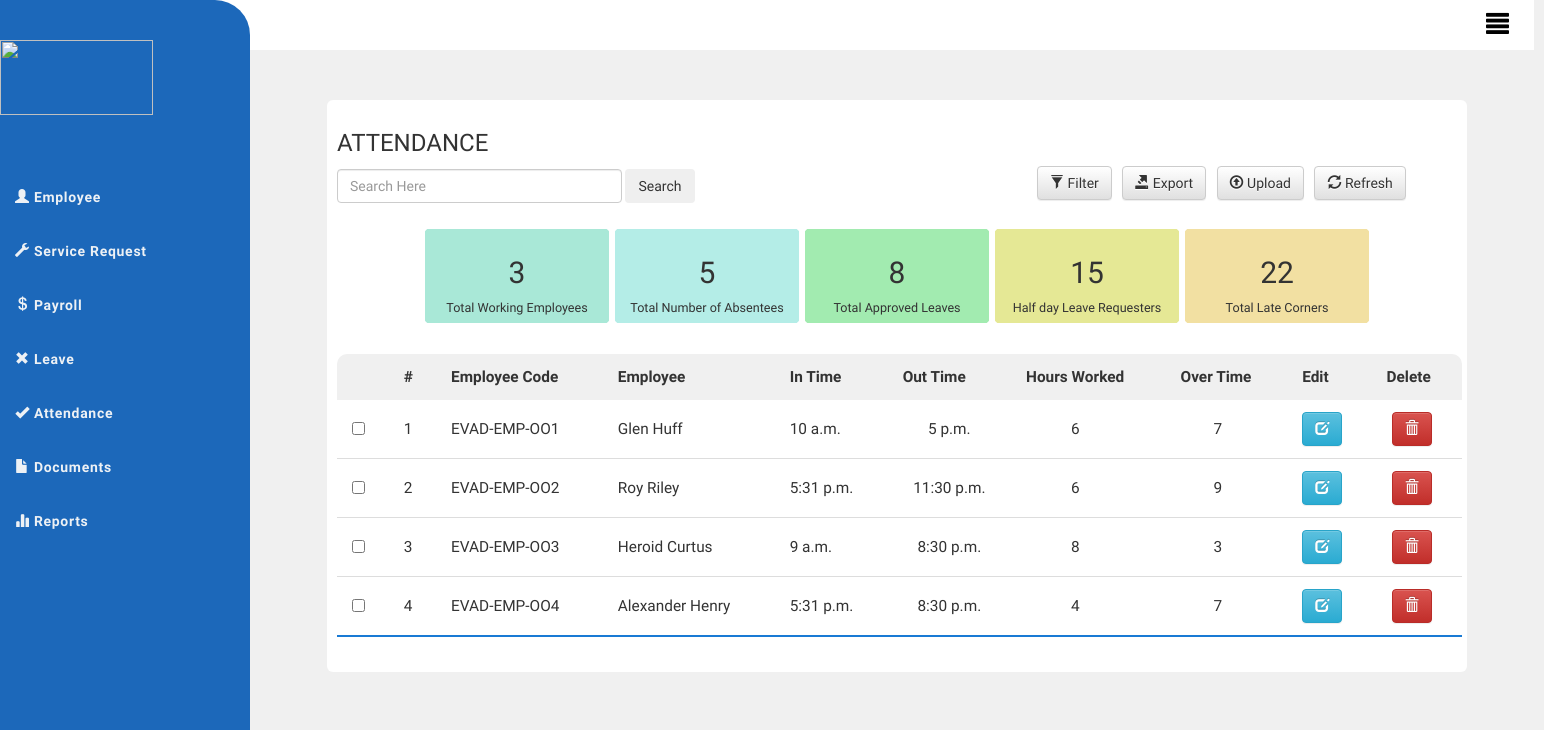
/Attendance/, run on the app's committed database.
### att_manager/models.py (models this page shows, shortened)
class Attendance(models.Model):
    employee_name = models.CharField(max_length=20)
    employee_code = models.CharField(max_length=30)
    in_time = models.TimeField()
    out_time = models.TimeField()
    hours_worked = models.IntegerField()
    over_time = models.IntegerField()

### att_manager/views.py (the view)
class AttendanceView(CreateView,ListView):
    template_name = 'att_manager/attendance_list.html'
    model = Attendance
    context_object_name = 'attendance'
    form_class = AttendanceForm
    def get_queryset(self):
        attendance = Attendance.objects.all()
        query = self.request.GET.get('name')
        print(query)
        if query:
            attendance = attendance.filter(Q(employee_name__icontains=query) | Q(employee_code__icontains=query))
        return attendance

### att_manager/forms.py
class AttendanceForm(forms.ModelForm):
    employee_name = forms.CharField(label='Employee Name')
    employee_code = forms.CharField(label='Employee Code')
    in_time = forms.TimeField(label='In Time')
    out_time = forms.TimeField(label='Out Time')
    class Meta():
        model = Attendance
        fields = '__all__'

### templates/att_manager/attendance_list.html (shortened to what this page needs)
<!DOCTYPE html>
{% extends 'att_manager/base.html' %}
{% load static %}
{% load bootstrap4 %}
{% block content %}
<head>
<link rel="stylesheet" href="{% static 'css/style.css' %}">
</head>
<body style="background-color : #f0f0f0">
<div class="container">
<div  class="jumbotron" style="padding : 10px;margin-top: 40px;background-color : white">
    <h3>ATTENDANCE</h3>
<div class="move">
 <a class="btn btn-default" href="#"><span class="glyphicon glyphicon-filter"></span> Filter</a> &nbsp;
<a class="btn btn-default" href="#"><span class="glyphicon glyphicon-export"></span> Export</a> &nbsp;
<a id="animation" class="btn btn-default" href="{% url 'create_entry' %}"><span class="glyphicon glyphicon-upload"></span> Upload</a> &nbsp;
<a class="btn btn-default" href="{% url 'attendance_list' %}"><span class="glyphicon glyphicon-refresh"></span> Refresh</a> &nbsp;
</div>
    <form method="GET" class="form-inline my-2 my-lg-0">
        <input style="width : 285px" type="search" placeholder="Search Here" class="form-control mr-sm-2" name="name" id="search">
        <button class="btn btn-outline-success my-2 my-sm-0" type="submit">Search</button>
    </form>
    <br>
    <table class="art">
        <tr>
            <td  style="text-align : center" class="colour" id="one"><h2 class="font-weight : bold">3</h2>Total Working Employees</td>
            <td style="text-align : center" class="colour" id="two"><h2 class="font-weight : bold">5</h2>Total Number of Absentees</td>
            <td style="text-align : center" class="colour" id="three"><h2 class="font-weight : bold">8</h2>Total Approved Leaves</td>
            <td style="text-align : center" class="colour" id="four"><h2 class="font-weight : bold">15</h2>Half day Leave Requesters</td>
            <td style="text-align : center" class="colour" id="five"><h2 class="font-weight : bold">22</h2>Total Late Corners</td>
        </tr>
    </table>
<table class="content-table">
    <thead>
        <tr>
            <th></th>
            <th>#</th>
            <th>Employee Code</th>
            <th>Employee</th>
            <th>In Time</th>
            <th>Out Time</th>
            <th>Hours Worked</th>
            <th>Over Time</th>
            <th>Edit</th>
            <th>Delete</th>
        </tr>
    </thead>
    <tbody>
    {% for user in attendance %}
         <tr>
            <td class="hove"><input type="checkbox"></td>
             <td class="hove">{{ forloop.counter }}</td>
            <td class="hove">{{ user.employee_code }}</td>
            <td class="hove">{{ user.employee_name}}</td>
            <td class="hove">{{ user.in_time }}</td>
            <td style="text-align : center" class="hove">{{ user.out_time }}</td>
            <td style="padding-left : 60px" class="hove">{{ user.hours_worked }}</td>
            <td style="padding-left : 48px" class="hove">{{ user.over_time }}</td>
             <td ><a class="btn btn-info" href="{% url 'attendance_edit' pk=user.pk  %}"><span class="glyphicon glyphicon-edit"></span></a></td>
             <td style="padding-left : 20px"><a class="btn btn-danger" href="{% url 'attendance_delete' pk=user.pk  %}"><span class="glyphicon glyphicon-trash"></span></a></td>
         </tr>
    {% empty %}
    <h3 class="alert alert-danger">The Attendance List is Empty</h3>
    {% endfor %}
    </tbody>
</table>
    </div>
</div>
</body>
{% endblock %}

### templates/att_manager/base.html (shortened to what this page needs)
<!DOCTYPE html>
{% load static %}
<html lang="en">
<head>
    <link rel="stylesheet" href="https://maxcdn.bootstrapcdn.com/bootstrap/3.3.7/css/bootstrap.min.css">
    <link rel="stylesheet" href="https://maxcdn.bootstrapcdn.com/bootstrap/3.3.7/css/bootstrap-theme.min.css">
    <link rel="stylesheet" href="{% static 'css/style.css' %}">
</head>
<body>
<nav>
    <br>
    <br>
    <br>
    <br>
    <img style="height:75px;width:153px;margin-top:-40px" src="http://rightsolutions.ae/assets/right-logo-e06f3073ab5929f9441f5f9ae4862394cb6495de483e058b28487163cabb8e42.png" alt="">
    <br>
    <br>
    <a  href="#"><span class="glyphicon glyphicon-user"></span> Employee</a>
    <a  href="#"><span class="glyphicon glyphicon-wrench"></span> Service Request</a>
    <a  href="#"><span class="glyphicon glyphicon-usd"></span> Payroll</a>
    <a  href="#"><span class="glyphicon glyphicon-remove"></span> Leave</a>
    <a  href="{% url 'attendance_list' %}"><span class="glyphicon glyphicon-ok"></span> Attendance</a>
    <a  href="#"><span class="glyphicon glyphicon-file"></span> Documents</a>
    <a  href="#"><span class="glyphicon glyphicon-stats"></span> Reports</a>
</nav>
<div  style="background-color : white;width:1534px;height:60px;margin-top:-10px;">
    <a  style="display : inline-block;float:right;margin-top : 20px;margin-right : 25px;color : black" href="#">
          <span style="font-size : 23px" class="glyphicon glyphicon-align-justify"></span>
        </a>
        </div>
<main>
    {% block content %}
    {% endblock %}
</main>
</body>
</html>

### static/css/style.css (style rules this page uses)
.content-table { border-collapse : collapse; border : 50%; margin : 25px 0; font-size : 1.1em; min-width : 1125px; border-radius : 10px 10px 0 0; overflow : hidden; box-shadow : 0 0 20px rgba (0,0,0,0,15); }
.content-table thead tr { text-align : left; font-weight : bold; background-color : #f0f0f0; }
.content-table th, .content-table td { padding : 12px 15px; }
.content-table tbody tr { border-bottom : 1px solid #dddddd; }
.content-table tbody tr:last-of-type { border-bottom : 2px solid #197ad4; }
.move { margin-left : 700px; margin-bottom : -31px; }
.colour { background-color : black; height : 100px; width : 190px; border : 6px solid white; border-radius : 14px; border-collapse : collapse; font-size : .9em; }
.art { margin : auto; }
#one { background-color : #a9e8d7; }
#two { background-color : #b4ede7; }
#three { background-color : #a2ebb0; }
#four { background-color : #e5e895; }
#five { background-color : #f2e0a2; }

### templates/att_manager/base.html (style rules this page uses)
* { box-sizing : border-box; font-family: 'Varela Round', sans-serif; }
a { text-decoration : none ; }
body { margin : 0; }
nav { border-radius : 2%; position: fixed; top : 0; left : 0; width : 250px; height : 100%; background-color : #1c68ba; display : flex; flex-direction : column; align-items : left; justify-items : center; border-radius : 0 35px 35px 0; }
main { margin-left : 250px; padding : 10px; }
nav a { display : inline-block; padding : 2px 15px; margin-top : 30px; font-size : 1.0em; color : #edf1f5; font-weight : bold; letter-spacing : 0.05em; }

### data on the page
Attendance: employee_code "EVAD-EMP-OO1", employee_name "Glen Huff", in_time "10 a.m.", out_time "5 p.m.", hours_worked "6", over_time "7"
Attendance: employee_code "EVAD-EMP-OO2", employee_name "Roy Riley", in_time "5:31 p.m.", out_time "11:30 p.m.", hours_worked "6", over_time "9"
Attendance: employee_code "EVAD-EMP-OO3", employee_name "Heroid Curtus", in_time "9 a.m.", out_time "8:30 p.m.", hours_worked "8", over_time "3"
Attendance: employee_code "EVAD-EMP-OO4", employee_name "Alexander Henry", in_time "5:31 p.m.", out_time "8:30 p.m.", hours_worked "4", over_time "7"
